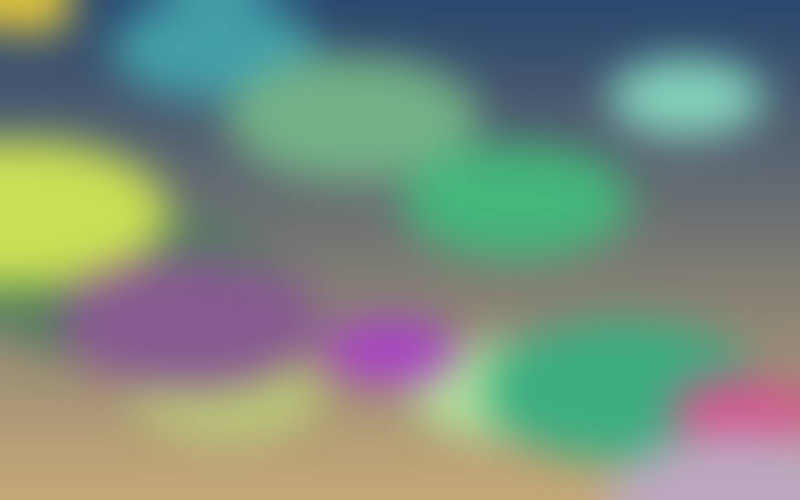
#> input picture ad-render/sample/photo1.jpg, 1600 x 1000 px (shown at 1/2 size); its folder holds only this picture in this run
$ python -i ld_common.py   (imports and definitions only)
#> lines starting #> are read from the running program, lines starting #| are printed output that depends on the picture
#> further down, picture is the input picture: PIL image 1600x1000 RGB; mean R, G, B 121.5, 139.5, 125.4
"""Shared parts of the two lead database videos (report_walk.py and loupe.py), brief version 2.

The base is white or the report's cream (#F5F4ED), never the brand colour full-bleed. The brand colour is used for
four things only: the logo strip, the headline bar, the caption highlight and the end button. Key content sits between
y=270 and y=1250 of the 9:16 frame, so the 4:5 and 1:1 crops (video.pick_crops) hold all of it; they are cut from the
9:16 frame, whose background is the ad's own solid base, so nothing is ever blurred to fill a gap. Captions, the voice
and the encode come from notice.py and video.py unchanged (imported, not copied).
"""
import json
import os

from PIL import Image, ImageDraw

import components as comp
import theme
from notice import build_pages, page_windows
from theme import font
from video import Canvas, H, W, RenderError, has_audio, measure_extent, pick_crops, probe_duration, prog, ease_out, render_all

# The 9:16 bands (px).
STRIP_Y, STRIP_H = 276, 96
BAR_Y = 392                     # headline bar top
CONTENT_TOP, CONTENT_BOTTOM = 590, 1100
CAP_BOTTOM = 1250
PAD_X = 60
CARD_MAX_W = 960
LEAD = 0.12
OUT_SIZES = ("9x16", "4x5", "1x1")
BASES = ("#F5F4ED", "#FFFFFF")


def bad():
    raise RenderError("bad_brief")


# [114 lines left out: functions safe_rel, load_brief_v2, resolver, scene_times, fit_rect, palette_v2 and 1 more, not called in this run]


def page_card(page, box_w=CARD_MAX_W, box_h=CONTENT_BOTTOM - CONTENT_TOP):
    w, h = fit_rect(page.width, page.height, box_w, box_h)
    return rounded_card(page, w, h)


# [21 lines left out: functions stamp_sprite, headline_bar, not called in this run]


def logo_strip(pal, logo, company):
    return comp.brand_strip(pal["strip"], W - 2 * PAD_X, logo=logo, company=company, text_colour=pal["brand_text"], height=STRIP_H)


# [18 lines left out: functions cta_block, phone_shell, not called in this run]


def background(pal):
    return Image.new("RGB", (W, H), pal["base"])


def first_frame_stats(img):
    """The picture measure the gate reads (ld-gate.ts): a 4-bin per channel histogram and a 32x32 grey thumbnail."""
    small = img.convert("RGB").resize((64, 114), Image.BILINEAR)
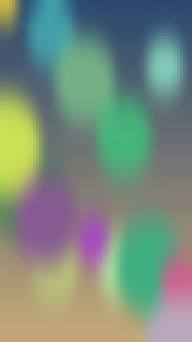
#> small: PIL image 64x114 RGB (shown 3 times larger); mean R, G, B 121.5, 139.5, 125.4
    hist = [0] * 64
    px = list(small.getdata())
#> px = 7296 items, first 6: (207, 185, 67), (207, 186, 67), (204, 183, 68), (193, 174, 72), (166, 157, 78), (130, 133, 87)
    for r, g, b in px:
        hist[min(3, r // 64) * 16 + min(3, g // 64) * 4 + min(3, b // 64)] += 1
#> this loop made 7296 passes
#> after the loop, hist = 64 values, max 1385 at index 21, min 0 at index 0, mean 114
    n = float(len(px))
#> n = 7296
    thumb = list(img.convert("L").resize((32, 32), Image.BILINEAR).getdata())
#> thumb = 1024 values, max 202 at index 384, min 69 at index 15, mean 132.5
    return {"hist": [round(v / n, 5) for v in hist], "thumb": thumb}


# ------------------------------------------------------------------ the shared pipeline
# [75 lines left out: functions captions, drawers, encode, not called in this run]


def ease_in_scene(t, t0, d=0.4):
    return ease_out(prog(t, t0, t0 + d))


# [10 lines left out: function lens, not called in this run]


def clamp01(x):
    return 0.0 if x < 0 else 1.0 if x > 1 else x

>>> from PIL import Image
>>> picture = Image.open('sample/photo1.jpg')
>>> result = first_frame_stats(picture)
#> result = 2 items

$ run again, on ad-render/sample/photo2.jpg
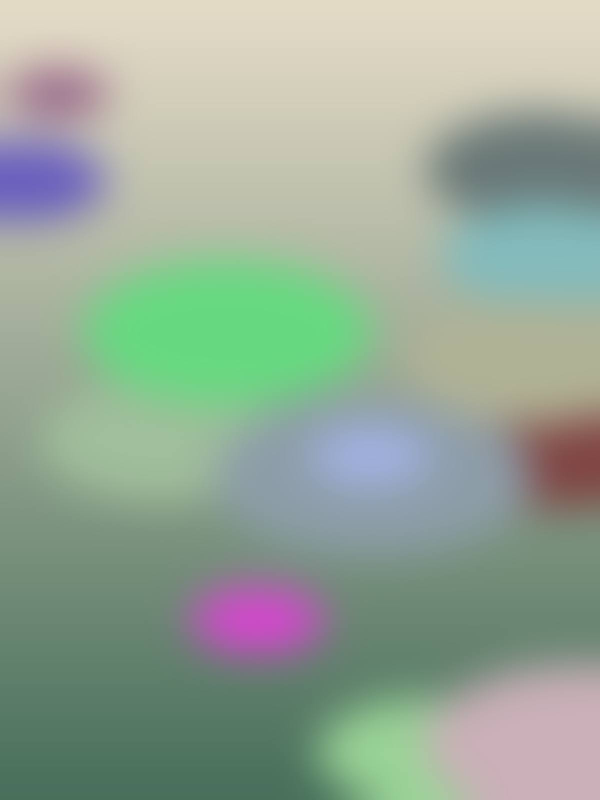
#> input picture ad-render/sample/photo2.jpg, 1200 x 1600 px (shown at 1/2 size)
#> picture is the input picture: PIL image 1200x1600 RGB; mean R, G, B 150.1, 167.1, 151
#> in first_frame_stats, `small = img.convert("RGB").resize((64, 114), Image.BILINEAR)`:
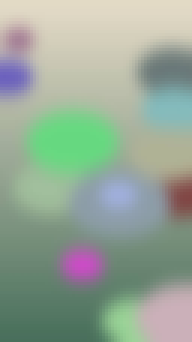
#> small: PIL image 64x114 RGB (shown 3 times larger); mean R, G, B 150.1, 167.1, 151
#> px = 7296 items, first 6: (226, 218, 197), (226, 218, 197), (226, 218, 197), (226, 218, 197), (226, 218, 197), (226, 218, 197)
#> after the loop in first_frame_stats, `for r, g, b in px:`: hist = 64 values, max 2588 at index 42, min 0 at index 0, mean 114
#> n = 7296
#> thumb = 1024 values, max 217 at index 0, min 90 at index 607, mean 160.2
#> result = 2 items
